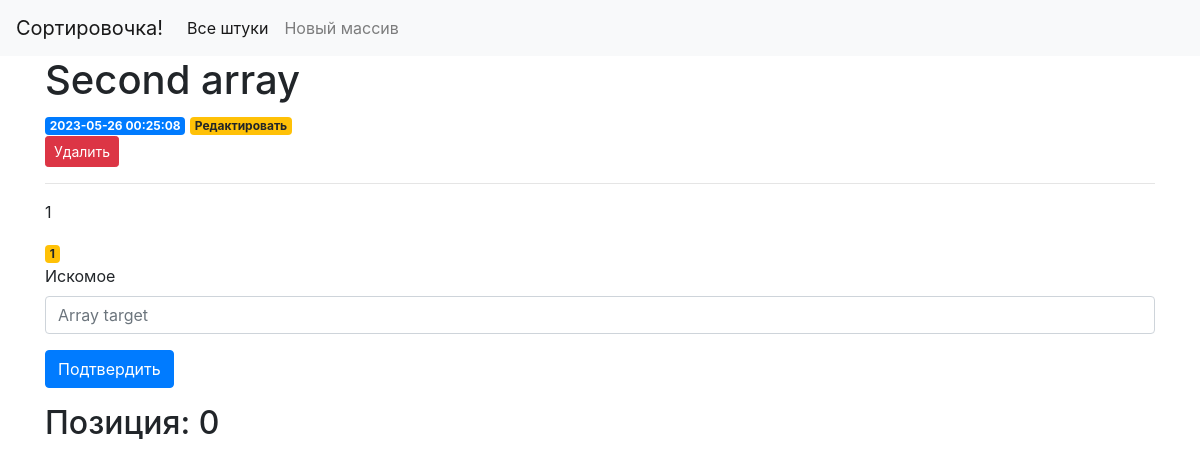
/2, run on the app's committed database.
### tables this page shows
CREATE TABLE arrays (
    id INTEGER PRIMARY KEY AUTOINCREMENT,
    created TIMESTAMP NOT NULL DEFAULT CURRENT_TIMESTAMP,
    title TEXT NOT NULL,
    content TEXT NOT NULL
);

### search/api/app.py (the view)
@app.route('/<int:array_id>', methods=('GET', 'POST'))
def array(array_id):
    array = get_array(array_id)
    target_pos = 0
    try:
        if request.method == 'POST':
            target = int(request.form['target'])
            nums=[int(item) for item in array['content'].split()]
            sol = Solution()
            target_pos = sol.search(nums, target)
    except Exception as error:
        flash(repr(error))
        print('An exception occurred: {}'.format(error.with_traceback))
        abort(500)
        raise
    return render_template('array.html', array=array, target_pos = target_pos)

### search/api/app.py (called while the page is built)
def get_db_connection():
    conn = sqlite3.connect('database.db')
    conn.row_factory = sqlite3.Row
    return conn

def get_array(array_id):
    conn = get_db_connection()
    array = conn.execute('SELECT * FROM arrays WHERE id = ?',
                        (array_id,)).fetchone()
    conn.close()
    return array

### search/api/templates/array.html
{% extends 'base.html' %}
{% block content %}
    <h1>{% block title %} {{ array['title'] }} {% endblock %}</h1>
    <span class="badge badge-primary">{{ array['created'] }}</span>
    <a href="{{ url_for('edit', id=array['id']) }}" id = "edit">
        <span class="badge badge-warning">Редактировать</span>
    </a>
    <form action="{{ url_for('delete', id=array['id']) }}" method="POST">
        <input type="submit" value="Удалить"
                id = "delete"
                class="btn btn-danger btn-sm"
                onclick="return confirm('Ты действительно хочешь удалить этот великолепный массив?')">
    </form>
    <hr>
    <form method="post">
        <p>{{ array['content'] }}</p>
        {% for num in array['content'].split() %}
            {% if num != request.form['target'] %}
                <a><span class="badge badge-warning">{{num}}</span></a>
            {% else %}
                <a><span class="badge btn-danger">{{num}}</span></a>
            {% endif %}
        {% endfor %}
        <div class="form-group">
            <label for="target">Искомое</label>
            <input type="text" name="target"
                placeholder="Array target" class="form-control"
                value="{{ request.form['target'] }}"></input>
        </div>
        <div class="form-group">
            <button type="submit" class="btn btn-primary" id = "submit">Подтвердить</button>
        </div>
        <h2>{% block result %} Позиция: {{ target_pos }} {% endblock %}</h2>
    </form>
{% endblock %}

### data on the page
arrays: title "Second array", created "2023-05-26 00:25:08", content "1"

### other printed values
{{ num }} "1"
{{ target_pos }} "0"
